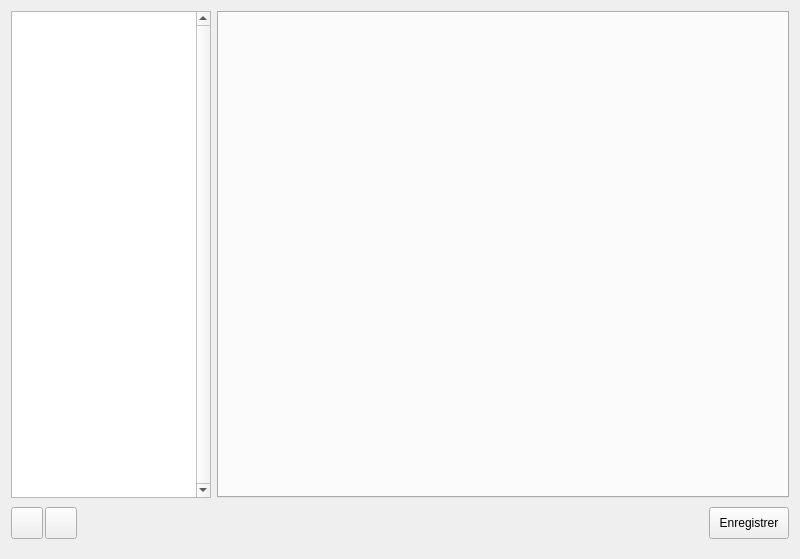
<?xml version="1.0" encoding="UTF-8"?>
<ui version="4.0">
 <class>WidgetGestionScenes</class>
 <widget class="QWidget" name="WidgetGestionScenes">
  <property name="geometry">
   <rect>
    <x>0</x>
    <y>0</y>
    <width>800</width>
    <height>559</height>
   </rect>
  </property>
  <property name="windowTitle">
   <string>Form</string>
  </property>
  <layout class="QHBoxLayout" name="horizontalLayout_3">
   <item>
    <widget class="QWidget" name="conteneurGauche" native="true">
     <property name="maximumSize">
      <size>
       <width>200</width>
       <height>16777215</height>
      </size>
     </property>
     <layout class="QVBoxLayout" name="verticalLayout">
      <property name="spacing">
       <number>0</number>
      </property>
      <property name="sizeConstraint">
       <enum>QLayout::SetDefaultConstraint</enum>
      </property>
      <property name="margin">
       <number>0</number>
      </property>
      <item>
       <widget class="QTreeWidget" name="treeWidget">
        <property name="lineWidth">
         <number>1</number>
        </property>
        <property name="verticalScrollBarPolicy">
         <enum>Qt::ScrollBarAlwaysOn</enum>
        </property>
        <property name="horizontalScrollBarPolicy">
         <enum>Qt::ScrollBarAlwaysOff</enum>
        </property>
        <property name="columnCount">
         <number>1</number>
        </property>
        <attribute name="headerVisible">
         <bool>false</bool>
        </attribute>
        <column>
         <property name="text">
          <string notr="true">1</string>
         </property>
        </column>
       </widget>
      </item>
      <item>
       <widget class="QWidget" name="conteneurBoutonAjouter" native="true">
        <property name="minimumSize">
         <size>
          <width>0</width>
          <height>50</height>
         </size>
        </property>
        <property name="maximumSize">
         <size>
          <width>16777215</width>
          <height>50</height>
         </size>
        </property>
        <layout class="QHBoxLayout" name="horizontalLayout">
         <property name="spacing">
          <number>2</number>
         </property>
         <property name="margin">
          <number>0</number>
         </property>
         <item>
          <widget class="QPushButton" name="boutonAjouter">
           <property name="maximumSize">
            <size>
             <width>32</width>
             <height>32</height>
            </size>
           </property>
           <property name="text">
            <string/>
           </property>
           <property name="icon">
            <iconset resource="ressources.qrc">
             <normaloff>:/new/images/images/boutonPlus.png</normaloff>:/new/images/images/boutonPlus.png</iconset>
           </property>
           <property name="iconSize">
            <size>
             <width>32</width>
             <height>32</height>
            </size>
           </property>
           <property name="checkable">
            <bool>false</bool>
           </property>
           <property name="autoDefault">
            <bool>false</bool>
           </property>
           <property name="default">
            <bool>false</bool>
           </property>
           <property name="flat">
            <bool>false</bool>
           </property>
          </widget>
         </item>
         <item>
          <widget class="QPushButton" name="boutonSupprimer">
           <property name="maximumSize">
            <size>
             <width>32</width>
             <height>32</height>
            </size>
           </property>
           <property name="text">
            <string/>
           </property>
           <property name="icon">
            <iconset resource="ressources.qrc">
             <normaloff>:/new/images/images/boutonSupprimer.png</normaloff>:/new/images/images/boutonSupprimer.png</iconset>
           </property>
           <property name="iconSize">
            <size>
             <width>32</width>
             <height>32</height>
            </size>
           </property>
           <property name="default">
            <bool>false</bool>
           </property>
          </widget>
         </item>
         <item>
          <spacer name="horizontalSpacer">
           <property name="orientation">
            <enum>Qt::Horizontal</enum>
           </property>
           <property name="sizeHint" stdset="0">
            <size>
             <width>40</width>
             <height>20</height>
            </size>
           </property>
          </spacer>
         </item>
        </layout>
       </widget>
      </item>
     </layout>
    </widget>
   </item>
   <item>
    <widget class="QWidget" name="conteneurDroite" native="true">
     <layout class="QVBoxLayout" name="verticalLayout_2">
      <property name="spacing">
       <number>0</number>
      </property>
      <property name="margin">
       <number>0</number>
      </property>
      <item>
       <widget class="QTabWidget" name="tabWidget"/>
      </item>
      <item>
       <widget class="QWidget" name="conteneurBoutonEnregistrer" native="true">
        <property name="minimumSize">
         <size>
          <width>0</width>
          <height>50</height>
         </size>
        </property>
        <property name="maximumSize">
         <size>
          <width>16777215</width>
          <height>50</height>
         </size>
        </property>
        <layout class="QHBoxLayout" name="horizontalLayout_2">
         <property name="spacing">
          <number>0</number>
         </property>
         <property name="margin">
          <number>0</number>
         </property>
         <item>
          <spacer name="horizontalSpacer_3">
           <property name="orientation">
            <enum>Qt::Horizontal</enum>
           </property>
           <property name="sizeHint" stdset="0">
            <size>
             <width>40</width>
             <height>20</height>
            </size>
           </property>
          </spacer>
         </item>
         <item>
          <widget class="QPushButton" name="boutonEnregistrer">
           <property name="maximumSize">
            <size>
             <width>16777215</width>
             <height>32</height>
            </size>
           </property>
           <property name="text">
            <string>Enregistrer</string>
           </property>
           <property name="icon">
            <iconset resource="ressources.qrc">
             <normaloff>:/new/images/images/REC.png</normaloff>:/new/images/images/REC.png</iconset>
           </property>
           <property name="iconSize">
            <size>
             <width>32</width>
             <height>32</height>
            </size>
           </property>
          </widget>
         </item>
        </layout>
       </widget>
      </item>
     </layout>
    </widget>
   </item>
  </layout>
 </widget>
 <resources>
  <include location="ressources.qrc"/>
 </resources>
 <connections/>
</ui>
